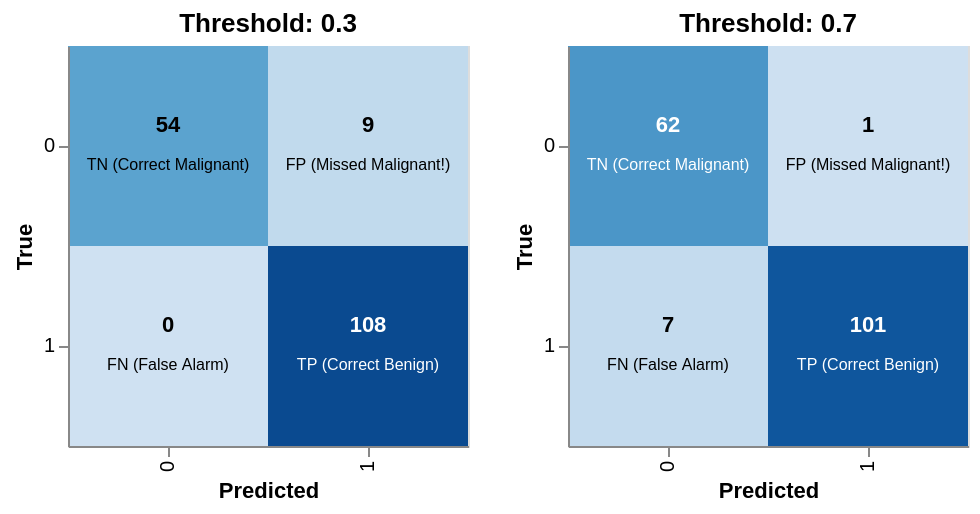

The code cell stored with this chart in its notebook:
### Markdown cell above
#### Visual & Manual Trade-off Challenge

**Equations to use:**
-   **Precision** = $TP / (TP + FP)$
-   **Recall** = $TP / (TP + FN)$
-   **F1** = $2 \times (Precision \times Recall) / (Precision + Recall)$

**Challenge:**
1.  Run the code below and look at the **labeled confusion matrix** for the 0.3 and 0.7 thresholds.
2.  Identify the numbers for TP, FP, and FN.
3.  Observe the number of many Malignant cases we missed at different threshholds.
4.  **Calculate Precision and Recall manually**.
5.  Compare your manual results against the `sklearn` calculation in the next cell.

### Code cell
# 1. Lower threshold (0.3)
y_pred_low = (y_probs > 0.3).astype(int)
chart_low = plot_labeled_cm(y_test, y_pred_low, title='Threshold: 0.3')

# 2. Higher threshold (0.7)
y_pred_high = (y_probs > 0.7).astype(int)
chart_high = plot_labeled_cm(y_test, y_pred_high, title='Threshold: 0.7')

chart_low | chart_high

### Figure 1 — Vega-Lite specification as saved in the notebook (floating-point values rounded to 4 significant figures)
{"config": {"view": {"continuousWidth": 300, "continuousHeight": 300}}, "hconcat": [{"layer": [{"mark": {"type": "rect"}, "encoding": {"color": {"field": "count", "legend": null, "scale": {"scheme": "blues"}, "type": "quantitative"}, "x": {"field": "predicted", "title": "Predicted", "type": "ordinal"}, "y": {"field": "true", "title": "True", "type": "ordinal"}}, "title": "Threshold: 0.3"}, {"mark": {"type": "text", "dy": -10, "fontWeight": "bold"}, "encoding": {"color": {"condition": {"test": "datum.count > 54.0", "value": "white"}, "value": "black"}, "text": {"field": "count", "type": "quantitative"}, "x": {"field": "predicted", "title": "Predicted", "type": "ordinal"}, "y": {"field": "true", "title": "True", "type": "ordinal"}}, "title": "Threshold: 0.3"}, {"mark": {"type": "text", "dy": 10, "fontSize": 8}, "encoding": {"color": {"condition": {"test": "datum.count > 54.0", "value": "white"}, "value": "black"}, "text": {"field": "type", "type": "nominal"}, "x": {"field": "predicted", "title": "Predicted", "type": "ordinal"}, "y": {"field": "true", "title": "True", "type": "ordinal"}}, "title": "Threshold: 0.3"}], "data": {"name": "data-71813f6a60d2706ca2ca0f291c16c6c3"}, "height": 200, "width": 200}, {"layer": [{"mark": {"type": "rect"}, "encoding": {"color": {"field": "count", "legend": null, "scale": {"scheme": "blues"}, "type": "quantitative"}, "x": {"field": "predicted", "title": "Predicted", "type": "ordinal"}, "y": {"field": "true", "title": "True", "type": "ordinal"}}, "title": "Threshold: 0.7"}, {"mark": {"type": "text", "dy": -10, "fontWeight": "bold"}, "encoding": {"color": {"condition": {"test": "datum.count > 50.5", "value": "white"}, "value": "black"}, "text": {"field": "count", "type": "quantitative"}, "x": {"field": "predicted", "title": "Predicted", "type": "ordinal"}, "y": {"field": "true", "title": "True", "type": "ordinal"}}, "title": "Threshold: 0.7"}, {"mark": {"type": "text", "dy": 10, "fontSize": 8}, "encoding": {"color": {"condition": {"test": "datum.count > 50.5", "value": "white"}, "value": "black"}, "text": {"field": "type", "type": "nominal"}, "x": {"field": "predicted", "title": "Predicted", "type": "ordinal"}, "y": {"field": "true", "title": "True", "type": "ordinal"}}, "title": "Threshold: 0.7"}], "data": {"name": "data-f57cdcb061e5165390d594cbe670b233"}, "height": 200, "width": 200}], "$schema": "https://vega.github.io/schema/vega-lite/v5.20.1.json", "datasets": {"data-71813f6a60d2706ca2ca0f291c16c6c3": [{"true": 0, "predicted": 0, "count": 54, "type": "TN (Correct Malignant)"}, {"true": 0, "predicted": 1, "count": 9, "type": "FP (Missed Malignant!)"}, {"true": 1, "predicted": 0, "count": 0, "type": "FN (False Alarm)"}, {"true": 1, "predicted": 1, "count": 108, "type": "TP (Correct Benign)"}], "data-f57cdcb061e5165390d594cbe670b233": [{"true": 0, "predicted": 0, "count": 62, "type": "TN (Correct Malignant)"}, {"true": 0, "predicted": 1, "count": 1, "type": "FP (Missed Malignant!)"}, {"true": 1, "predicted": 0, "count": 7, "type": "FN (False Alarm)"}, {"true": 1, "predicted": 1, "count": 101, "type": "TP (Correct Benign)"}]}}
